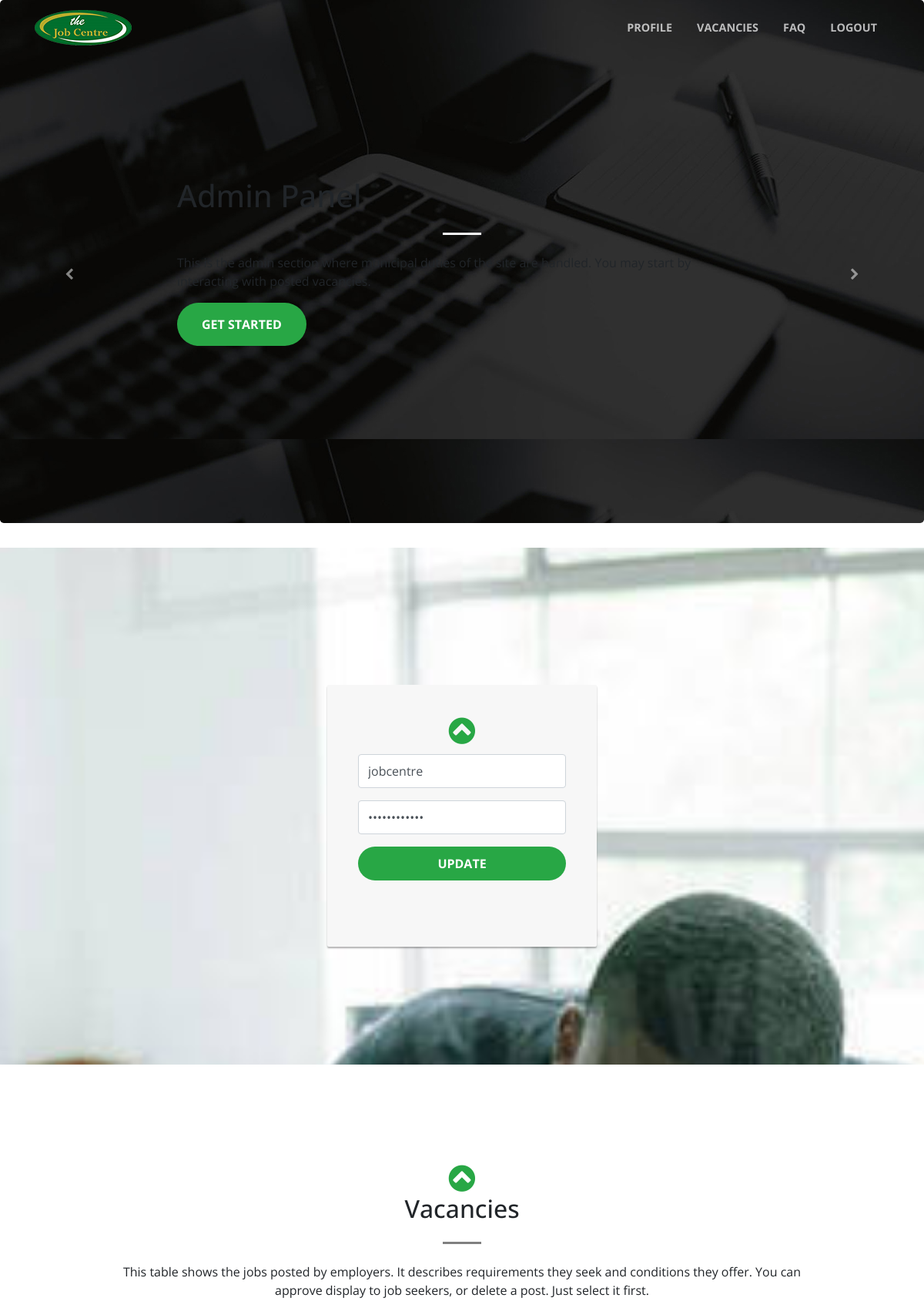
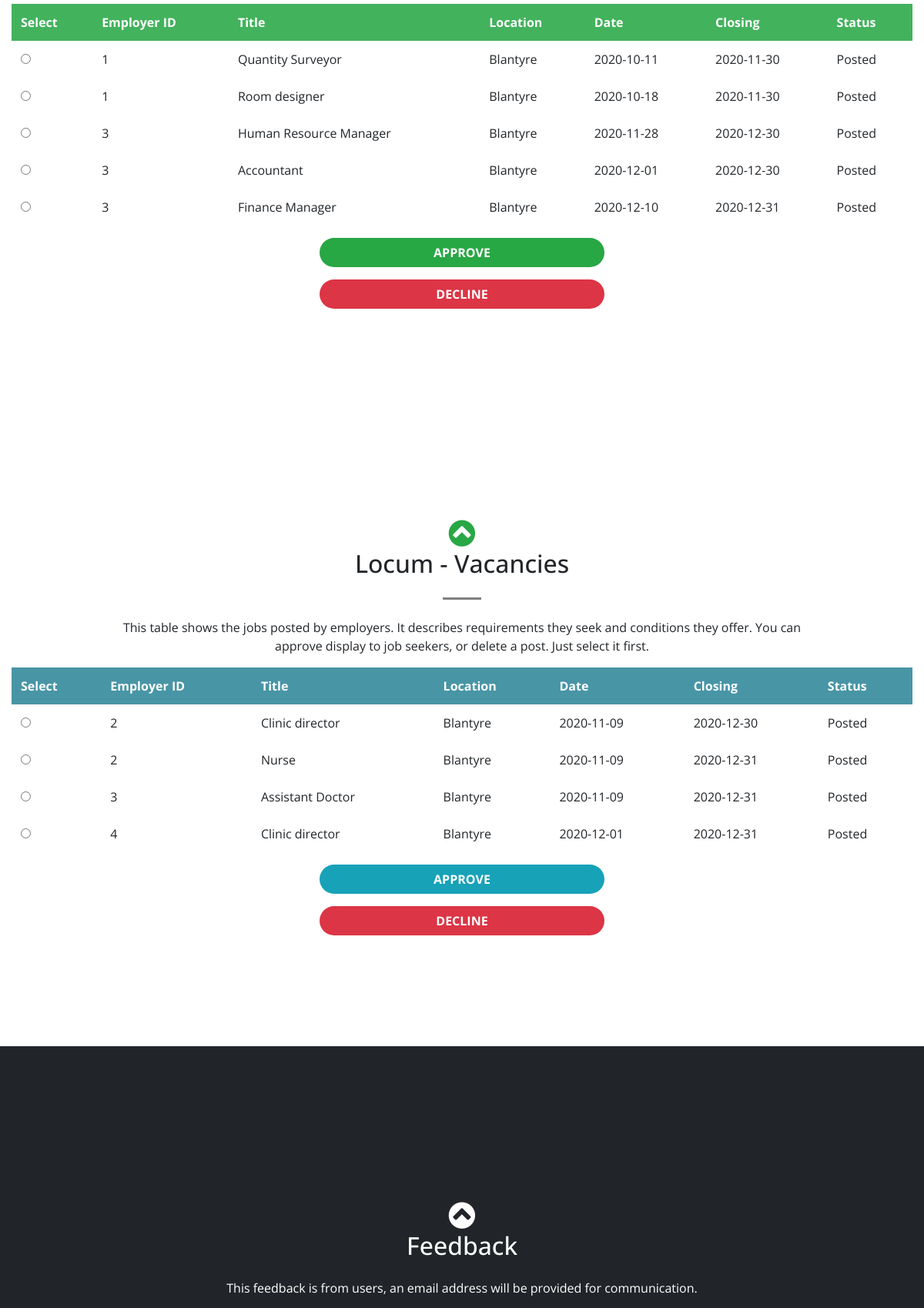
Page /panel.php (signed in, upper part) on the committed database (2 pictures, top to bottom).
### tables this page shows
CREATE TABLE `vacancies` (
  `Id` int(7) NOT NULL,
  `EmployerID` int(7) NOT NULL,
  `Date` date NOT NULL,
  `Closing` date NOT NULL,
  `Title` text NOT NULL,
  `Location` text NOT NULL,
  `Description` text,
  `MiniDesc` text NOT NULL,
  `Status` enum('Pending','Posted') NOT NULL
);

CREATE TABLE `locum_vacancies` (
  `Id` int(7) NOT NULL,
  `EmployerID` int(7) NOT NULL,
  `Date` date NOT NULL,
  `Closing` date NOT NULL,
  `Title` text NOT NULL,
  `Location` text NOT NULL,
  `Description` text,
  `MiniDesc` text NOT NULL,
  `Status` enum('Pending','Posted') NOT NULL
);

### assets/php/admin-credentials.php (called while the page is built, shortened)
<?php
if(isset($_SESSION['ID']) && $_SESSION['ID'] == 0) {
    $ID = $_SESSION["ID"];
    $query = "SELECT `Username`, `Password` FROM admin WHERE `Id` = $ID";
    $result = $connection -> query($query);
    $row = $result -> fetch_assoc();
    $username = $row['Username'];
    $password = $row['Password'];
}else{
    redirect_to("../../index.php#login");
    exit();
}
?>

### assets/php/admin-postedjobs.php (called while the page is built)
<?php
$queryPosted ="SELECT * FROM vacancies";
$resultsPosted = $connection -> query($queryPosted);
?>

### assets/php/locum-admin-postedjobs.php (called while the page is built)
<?php
$queryPosted ="SELECT * FROM locum_vacancies";
$resultsPosted = $connection -> query($queryPosted);
?>

### panel.php (the view, shortened to what this page needs)
<?php
include ('assets/php/connection.php');
include ('assets/php/admin-credentials.php');
?>
<!DOCTYPE html>
<html>
<head>
    <link rel="stylesheet" href="assets/bootstrap/css/bootstrap.min.css">
    <link rel="stylesheet" href="assets/fonts/font-awesome.min.css">
    <link rel="stylesheet" href="assets/css/Animated-Pretty-Product-List-v12.css">
    <link rel="stylesheet" href="assets/css/best-carousel-slide.css">
    <link rel="stylesheet" href="assets/css/Google-Style-Login.css">
    <link rel="stylesheet" href="assets/css/Grid-and-List-view-V10-1.css">
    <link rel="stylesheet" href="assets/css/Grid-and-List-view-V10.css">
    <link rel="stylesheet" href="https://cdnjs.cloudflare.com/ajax/libs/animate.css/3.5.2/animate.min.css">
    <link rel="stylesheet" href="https://cdnjs.cloudflare.com/ajax/libs/aos/2.1.1/aos.css">
    <link rel="stylesheet" href="https://cdnjs.cloudflare.com/ajax/libs/magnific-popup.js/1.1.0/magnific-popup.min.css">
    <link rel="stylesheet" href="assets/css/Login-Form-Clean.css">
</head>
<body id="page-top" style="font-family: 'Open Sans', sans-serif;">
    <nav class="navbar navbar-light navbar-expand-lg fixed-top" id="mainNav">
        <div class="container"><a class="navbar-brand js-scroll-trigger" href="#page-top"><img src="assets/img/logo.png"></a>
            <div class="collapse navbar-collapse" id="navbarResponsive">
                <ul class="nav navbar-nav ml-auto">
                    <li class="nav-item" role="presentation"><a class="nav-link js-scroll-trigger" href="#profile">Profile</a></li>
                    <li class="nav-item" role="presentation"><a class="nav-link js-scroll-trigger" href="#vacancies">Vacancies</a></li>
                    <li class="nav-item" role="presentation"><a class="nav-link js-scroll-trigger" href="#feedback">FAQ</a>
                    <li class="nav-item" role="presentation"><a class="nav-link js-scroll-trigger" href="assets/php/logout.php">Logout</a></li>
                </ul>
            </div>
        </div>
    </nav>
    <section id="carousel" style="padding: 0px 0px;">
        <div class="carousel slide" data-ride="carousel" id="carousel-1">
            <div class="carousel-inner" role="listbox">
                <div class="carousel-item active">
                    <div class="jumbotron pulse animated carousel-hero" style="background-image: url(&quot;assets/img/banner-1.jpg&quot;);padding: 230px;">
                        <h1 class="hero-title">Admin Panel</h1>
                        <hr class="light my-4">
                        <p class="hero-subtitle">This is the admin section where municipal duties of the site are handled. You may start by interacting with posted vacancies.</p>
                        <a href="#vacancies" class="btn btn-success btn-xl js-scroll-trigger" role="button">Get Started</a>
                    </div>
                </div>
        </div>
        <div><a class="carousel-control-prev" href="#carousel-1" role="button" data-slide="prev"><i class="fa fa-chevron-left"></i><span class="sr-only">Previous</span></a><a class="carousel-control-next" href="#carousel-1" role="button" data-slide="next"><i class="fa fa-chevron-right"></i><span class="sr-only">Next</span></a></div>
        <ol
                class="carousel-indicators">
            <li data-target="#carousel-1" data-slide-to="0" class="active"></li>
            <li data-target="#carousel-1" data-slide-to="1"></li>
            <li data-target="#carousel-1" data-slide-to="2"></li>
            <li data-target="#carousel-1" data-slide-to="3"></li>
        </ol>
        </div>
    </section>
    <section id="profile" style="font-family: 'Open Sans', sans-serif;background-image: url(&quot;assets/img/banner-2.jpg&quot;);background-size: cover;background-repeat: no-repeat;background-position: top;background-attachment: fixed;">
        <div class="text-center login-card"><a class="js-scroll-trigger" href="#carousel"><i class="fa fa-chevron-circle-up" data-aos="zoom-in" data-aos-duration="400" data-aos-delay="400" style="font-size: 40px;color: #28a745;"></i></a>
            <form class="text-center form-signin" method="post" action="assets/php/admin-profile.php"><span class="reauth-email"> </span>
                <div class="form-group"><input class="form-control" type="text" value="<?php echo $username; ?>" placeholder="Username" name="username"></div>
                <div class="form-group"><input class="form-control" type="password" id="inputPassword" required="" value="<?php echo $password; ?>" name="password" placeholder="Password" style="font-family: 'Open Sans', sans-serif;"></div><button class="btn btn-success" type="submit" name="update">Update</button></form>
            <p class="text-center"
                style="padding-top: 20px;"></p>
        </div>
    </section>
    <section id="vacancies" style="font-family: 'Open Sans', sans-serif;">
        <div class="container-fluid">
            <div class="row">
                <div class="col-lg-12 text-center"><a class="js-scroll-trigger" href="#profile"><i class="fa fa-chevron-circle-up" data-aos="zoom-in" data-aos-duration="400" data-aos-delay="400" style="font-size: 40px;color: #28a745;"></i></a>
                    <h2 class="section-heading">Vacancies</h2>
                    <hr class="my-4" style="filter: contrast(0%);">
                    <p class="col-md-10 offset-md-1">This table shows the jobs posted by employers. It describes requirements they seek and conditions they offer. You can approve display to job seekers, or delete a post. Just select it first.</p>
                </div>
            </div>
            <form method="post" action="assets/php/admin-postedit.php">
            <div class="table-responsive table-borderless">
                <table class="table table-bordered table-hover">
                    <thead>
                        <tr class="text-white" style="background-color: rgba(40,167,69,0.87);">
                            <th>Select</th>
                            <th>Employer ID</th>
                            <th>Title</th>
                            <th>Location</th>
                            <th>Date</th>
                            <th data-toggle="tooltip" data-bs-tooltip="" title="Closing date of vacancy">Closing</th>
                            <th data-toggle="tooltip" data-bs-tooltip="" title="Shows if your vacancy is posted after setteling terms">Status</th>
                        </tr>
                    </thead>
                    <tbody>
                        <?php
                            include('assets/php/admin-postedjobs.php');
                            while($rowPosted = $resultsPosted -> fetch_assoc()){
                        ?>
                        <tr>
                            <td><input value="<?php echo $rowPosted['Id']; ?>" name="selected" type="radio"></td>
                            <td><?php echo $rowPosted['EmployerID']; ?></td>
                            <td><?php echo $rowPosted['Title']; ?></td>
                            <td><?php echo $rowPosted['Location']; ?></td>
                            <td><?php echo $rowPosted['Date']; ?></td>
                            <td><?php echo $rowPosted['Closing']; ?></td>
                            <td><?php echo $rowPosted['Status']; ?></td>
                        </tr>
                        <?php
                            }
                        ?>
                    </tbody>
                </table>
            </div>
        </div>
            <div class="form-group text-center col-md-4 offset-md-4"><button class="btn btn-success text-white form-control" type="submit" name="approve">Approve</button></div>
            <div class="form-group text-center col-md-4 offset-md-4"><button class="btn btn-danger text-white form-control" type="submit" name="delete">Decline</button></div>
    </section>
    <section id="locum_vacancies" style="font-family: 'Open Sans', sans-serif;">
        <div class="container-fluid">
            <div class="row">
                <div class="col-lg-12 text-center"><a class="js-scroll-trigger" href="#profile"><i class="fa fa-chevron-circle-up" data-aos="zoom-in" data-aos-duration="400" data-aos-delay="400" style="font-size: 40px;color: #28a745;"></i></a>
                    <h2 class="section-heading">Locum - Vacancies</h2>
                    <hr class="my-4" style="filter: contrast(0%);">
                    <p class="col-md-10 offset-md-1">This table shows the jobs posted by employers. It describes requirements they seek and conditions they offer. You can approve display to job seekers, or delete a post. Just select it first.</p>
                </div>
            </div>
            <form method="post" action="assets/php/locum-admin-postedit.php">
            <div class="table-responsive table-borderless">
                <table class="table table-bordered table-hover">
                    <thead>
                        <tr class="text-white" style="background-color: rgba(45,134,153,0.87);">
                            <th>Select</th>
                            <th>Employer ID</th>
                            <th>Title</th>
                            <th>Location</th>
                            <th>Date</th>
                            <th data-toggle="tooltip" data-bs-tooltip="" title="Closing date of vacancy">Closing</th>
                            <th data-toggle="tooltip" data-bs-tooltip="" title="Shows if your vacancy is posted after setteling terms">Status</th>
                        </tr>
                    </thead>
                    <tbody>
                        <?php
                            include('assets/php/locum-admin-postedjobs.php');
                            while($rowPosted = $resultsPosted -> fetch_assoc()){
                        ?>
                        <tr>
                            <td><input value="<?php echo $rowPosted['Id']; ?>" name="selected" type="radio"></td>
                            <td><?php echo $rowPosted['EmployerID']; ?></td>
                            <td><?php echo $rowPosted['Title']; ?></td>
                            <td><?php echo $rowPosted['Location']; ?></td>
                            <td><?php echo $rowPosted['Date']; ?></td>
                            <td><?php echo $rowPosted['Closing']; ?></td>
                            <td><?php echo $rowPosted['Status']; ?></td>
                        </tr>
                        <?php
                            }
                        ?>
                    </tbody>
                </table>
            </div>
        </div>
            <div class="form-group text-center col-md-4 offset-md-4"><button class="btn btn-info text-white form-control" type="submit" name="approve">Approve</button></div>
            <div class="form-group text-center col-md-4 offset-md-4"><button class="btn btn-danger text-white form-control" type="submit" name="delete">Decline</button></div>
    </section>
    <section id="feedback" class="bg-dark text-white" style="padding: 200px 0px;">
        <div class="container text-center"><a class="js-scroll-trigger" href="#vacancies"><i class="fa fa-chevron-circle-up" data-aos="zoom-in" data-aos-duration="400" data-aos-delay="400" style="font-size: 40px;color: rgb(254,254,254);"></i></a>
            <h2 class="mb-4">Feedback</h2>
            <p>This feedback is from users, an email address will be provided for communication.</p>
        </div>
    </section>
</body>
</html>

### assets/css/Google-Style-Login.css (style rules this page uses)
.login-card { max-width: 350px; padding: 40px 40px; background-color: #F7F7F7; margin: 0 auto 25px; margin-top: 50px; border-radius: 2px; box-shadow: 0px 2px 2px rgba(0, 0, 0, 0.3); }
.login-card .form-signin input[type=email], .login-card .form-signin input[type=password], .login-card .form-signin input[type=text], .login-card .form-signin button { height: 44px; font-size: 16px; width: 100%; display: block; margin-bottom: 10px; z-index: 1; position: relative; box-sizing: border-box; }

### rows in the picture
vacancies: EmployerID "1", Title "Quantity Surveyor", Location "Blantyre", Date "2020-10-11", Closing "2020-11-30", Status "Posted"
vacancies: EmployerID "1", Title "Room designer", Location "Blantyre", Date "2020-10-18", Closing "2020-11-30", Status "Posted"
vacancies: EmployerID "3", Title "Human Resource Manager", Location "Blantyre", Date "2020-11-28", Closing "2020-12-30", Status "Posted"
vacancies: EmployerID "3", Title "Accountant", Location "Blantyre", Date "2020-12-01", Closing "2020-12-30", Status "Posted"
vacancies: EmployerID "3", Title "Finance Manager", Location "Blantyre", Date "2020-12-10", Closing "2020-12-31", Status "Posted"
locum_vacancies: EmployerID "2", Title "Clinic director", Location "Blantyre", Date "2020-11-09", Closing "2020-12-30", Status "Posted"
locum_vacancies: EmployerID "2", Title "Nurse", Location "Blantyre", Date "2020-11-09", Closing "2020-12-31", Status "Posted"
locum_vacancies: EmployerID "3", Title "Assistant Doctor", Location "Blantyre", Date "2020-11-09", Closing "2020-12-31", Status "Posted"
locum_vacancies: EmployerID "4", Title "Clinic director", Location "Blantyre", Date "2020-12-01", Closing "2020-12-31", Status "Posted"
